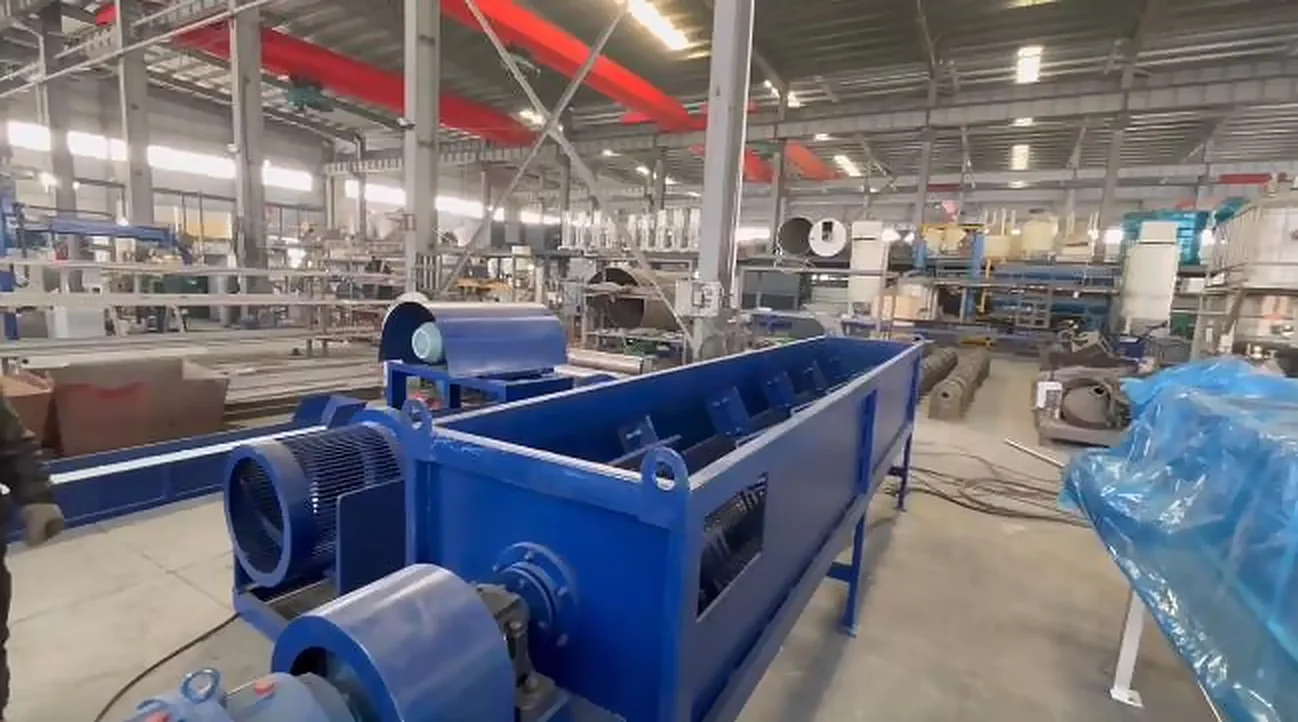
#> input picture dist/images/gallery/industrial-processing-hall-equipment.webp, 1298 x 722 px, found by its file name
$ python make_og.py
#> lines starting #> are read from the running program, lines starting #| are printed output that depends on the picture
#!/usr/bin/env python3
"""Generate the 1200x630 Open Graph image from the logo and the hero photograph."""
import sys, os
from PIL import Image, ImageDraw, ImageFont
root = sys.argv[1] if len(sys.argv) > 1 else "."
img = lambda p: Image.open(os.path.join(root, "public/images", p))
W, H = 1200, 630
navy, orange = (7, 24, 47), (255, 81, 38)
bg = Image.new("RGB", (W, H), navy)
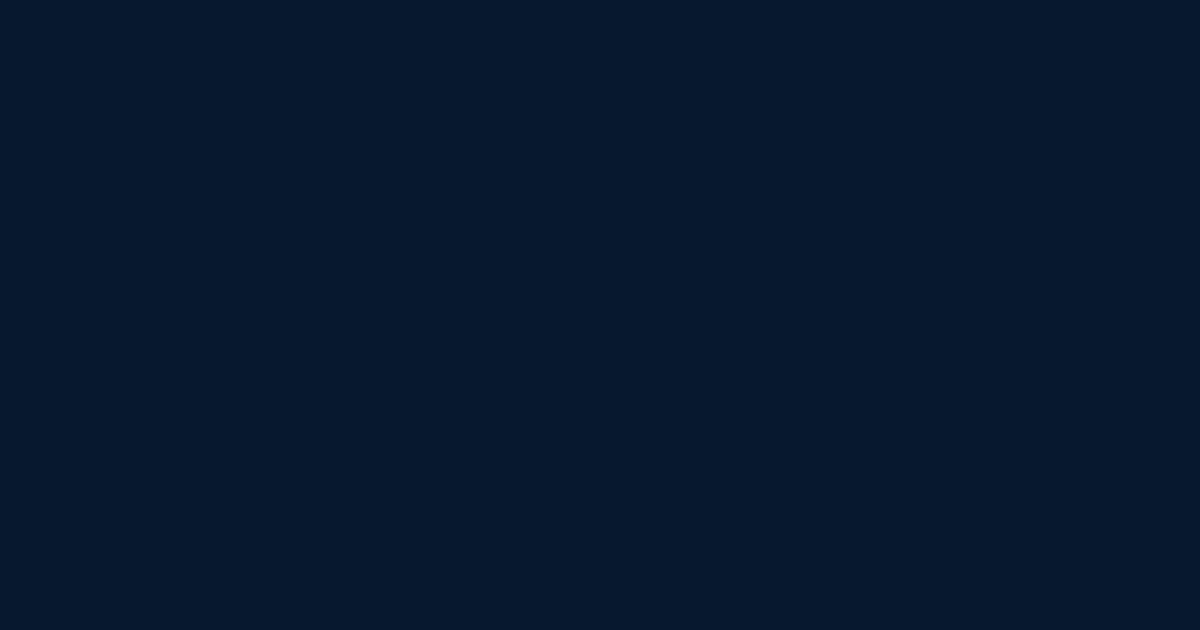
#> bg: PIL image 1200x630 RGB; mean R, G, B 7, 24, 47
photo = img("gallery/industrial-processing-hall-equipment.webp").convert("RGB")
#> photo is the input picture: PIL image 1298x722 RGB; mean R, G, B 114.9, 113.2, 120.4
ph = photo.resize((int(H * photo.width / photo.height), H), Image.LANCZOS)
bg.paste(ph.crop((ph.width - 640, 0, ph.width, H)), (W - 640, 0))
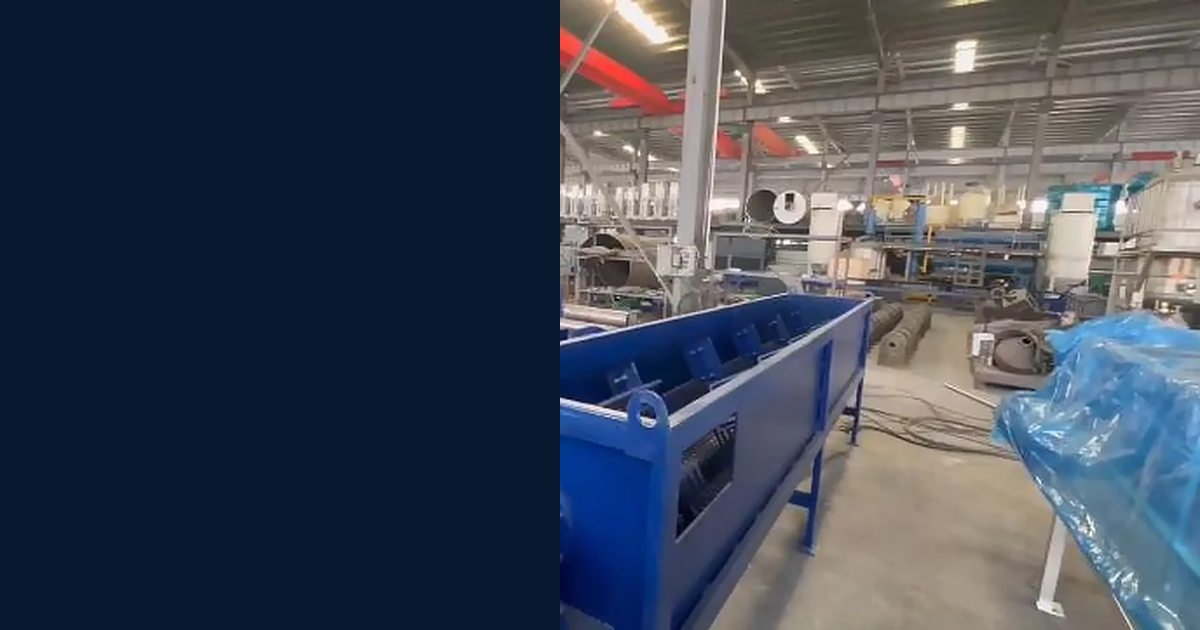
#> bg: PIL image 1200x630 RGB; mean R, G, B 63.8, 72.1, 86
shade = Image.new("RGBA", (W, H), (0, 0, 0, 0)); d = ImageDraw.Draw(shade)
#> after `shade = Image.new('RGBA', (W, H), (0, 0, 0, 0))`: shade: PIL image 1200x630 RGBA; every value is 0
for x in range(W - 700, W - 60):                                  # soft navy fade into the photo
    a = int(255 * max(0, 1 - (x - (W - 700)) / 640) ** 1.4)
    d.line([(x, 0), (x, H)], fill=(7, 24, 47, a))
bg = Image.alpha_composite(bg.convert("RGBA"), shade).convert("RGB")
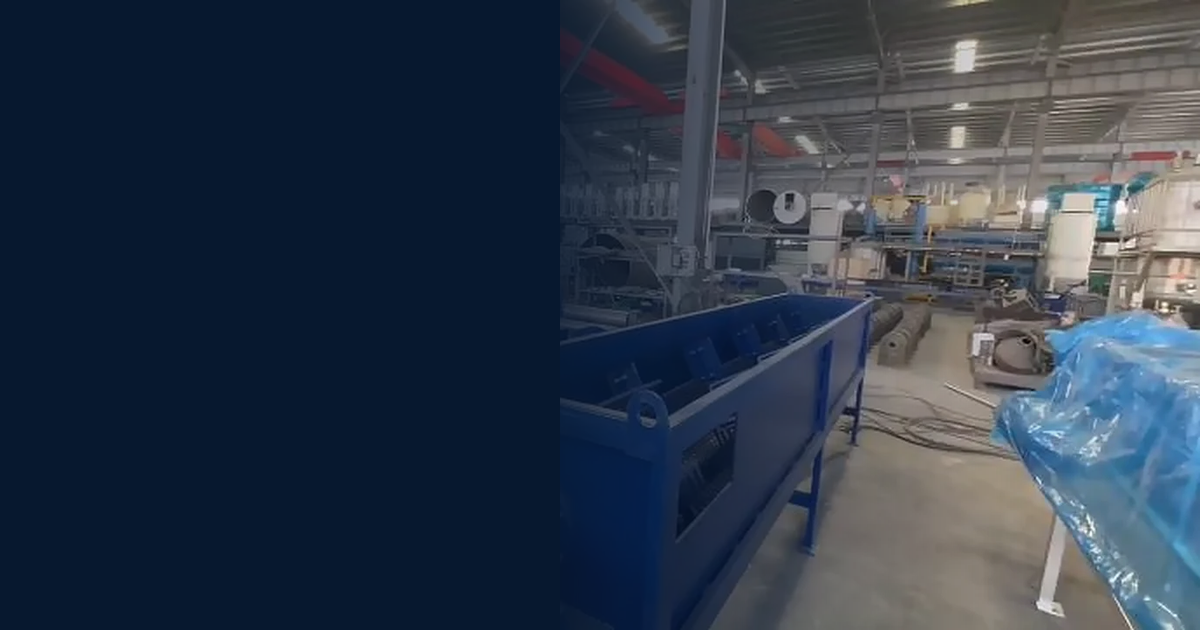
#> bg: PIL image 1200x630 RGB; mean R, G, B 47.2, 58.7, 74.5
d = ImageDraw.Draw(bg)
plate = Image.new("RGB", (190, 160), "white"); bg.paste(plate, (72, 72))
#> after `plate = Image.new('RGB', (190, 160), 'white')`: plate: PIL image 190x160 RGB; every value is 255
#> after `bg.paste(plate, (72, 72))`:
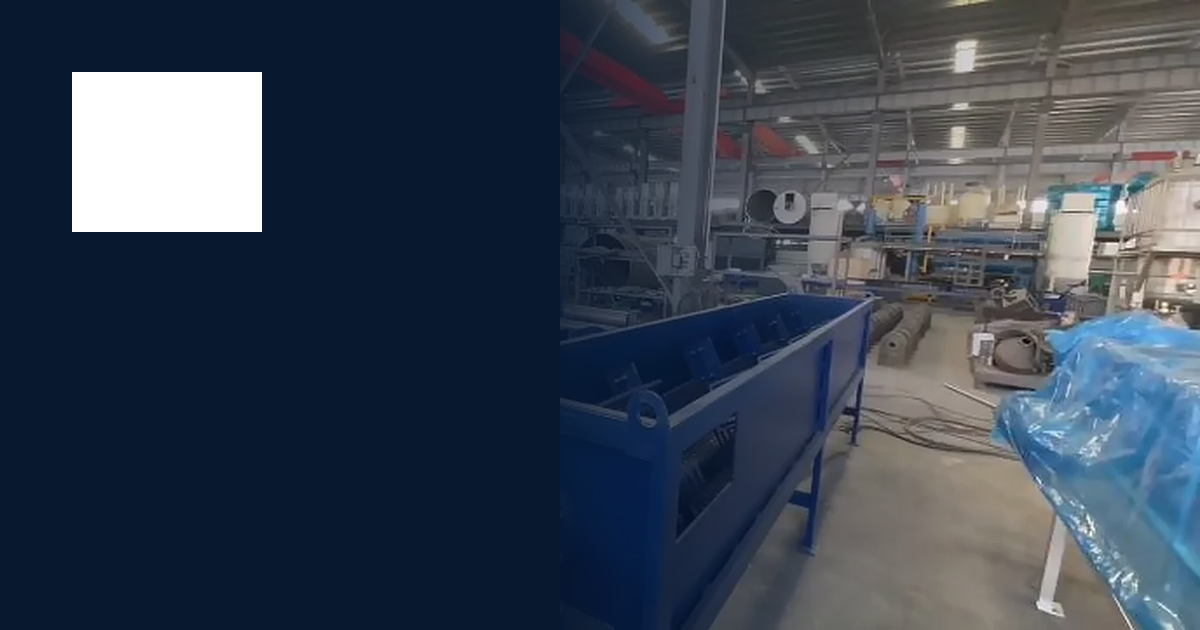
#> bg: PIL image 1200x630 RGB; mean R, G, B 57.2, 67.9, 82.8
#> (the run stopped early here; a loop or call above may not have finished)
